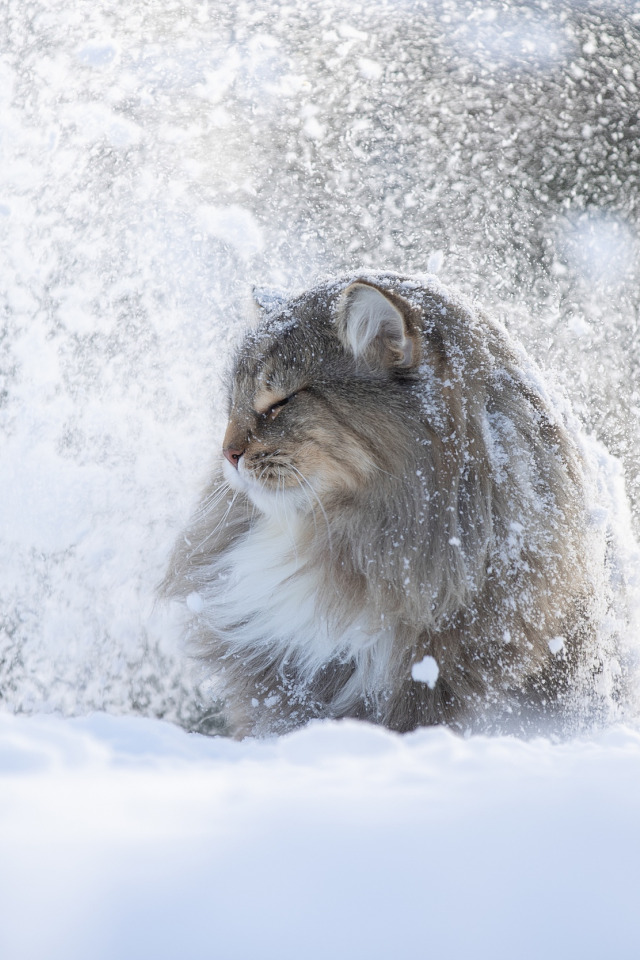
#> input picture imgproc/Лабораторная2/winter_cat.png, 640 x 960 px
$ jupyter execute --allow-errors main.ipynb
#> lines starting #> are read from the running program, lines starting #| are printed output that depends on the picture
[cell 1]
import numpy as np
import cv2 as cv
import matplotlib.pyplot as plt

[cell 2]
image = cv.imread('lenna.png', cv.IMREAD_GRAYSCALE)

#gray_image = cv.cvtColor(image, cv.COLOR_BGR2GRAY)

#> (the rest of this cell did not finish here and is left out)

[cell 3]
hist = cv.calcHist([image], [0], None, [256], [0, 256])
#> hist = 256 values from 0 to 0

plt.figure(figsize=(14, 3))
plt.subplot(1, 2, 1)
#> (the rest of this cell did not finish here and is left out)

#> (a cell that did not finish here is left out)

#> (a cell that did not finish here is left out)

[cell 6]
clahe_filter = cv.createCLAHE(clipLimit=2.0, tileGridSize=(8, 8))

clahe_image = clahe_filter.apply(image)

[cell 7]
hist = cv.calcHist([clahe_image], [0], None, [256], [0, 256])

plt.figure(figsize=(14, 3))
plt.subplot(1, 2, 1)
#> (the rest of this cell did not finish here and is left out)

[cell 8]
image = cv.imread('winter_cat.png', cv.IMREAD_GRAYSCALE)
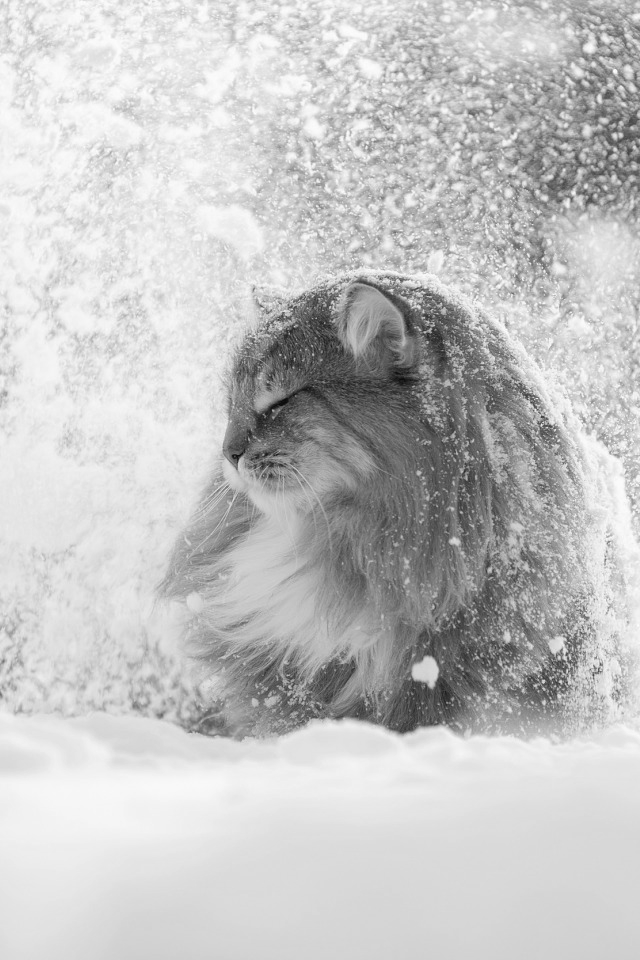
#> image: shape (960, 640); min 8, max 254, mean 196

print(f"Исходное изображение: {image.shape}")
#| Исходное изображение: (960, 640)

[cell 9]
hist = cv.calcHist([image], [0], None, [256], [0, 256])
#> hist = 256 values, max 13003 at index 216, min 0 at index 0, mean 2400

plt.figure(figsize=(14, 3))
plt.subplot(1, 2, 1)
plt.imshow(image, cmap='gray')
plt.axis('off')
plt.title('Изображение')

plt.subplot(1, 2, 2)
plt.plot(hist, color='black')
plt.title('Гистограмма')
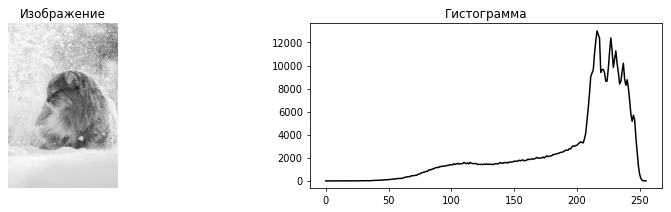
#> figure drawn by matplotlib, 2 panels; panel 2: curve peaks at x = 216, y = 13003

[cell 10]
hist2, _ = np.histogram(image.flatten(), bins=256, range=[0, 256])
#> hist2 has the same summary as hist
csum = hist.cumsum()
#> csum = 256 values from 0 to 614400
norm = 255 * csum / csum[-1]
#> norm = 256 values from 0 to 255
lut = np.round(norm).astype(np.uint8)
#> lut = 256 values from 0 to 255
eq_img = lut[image]
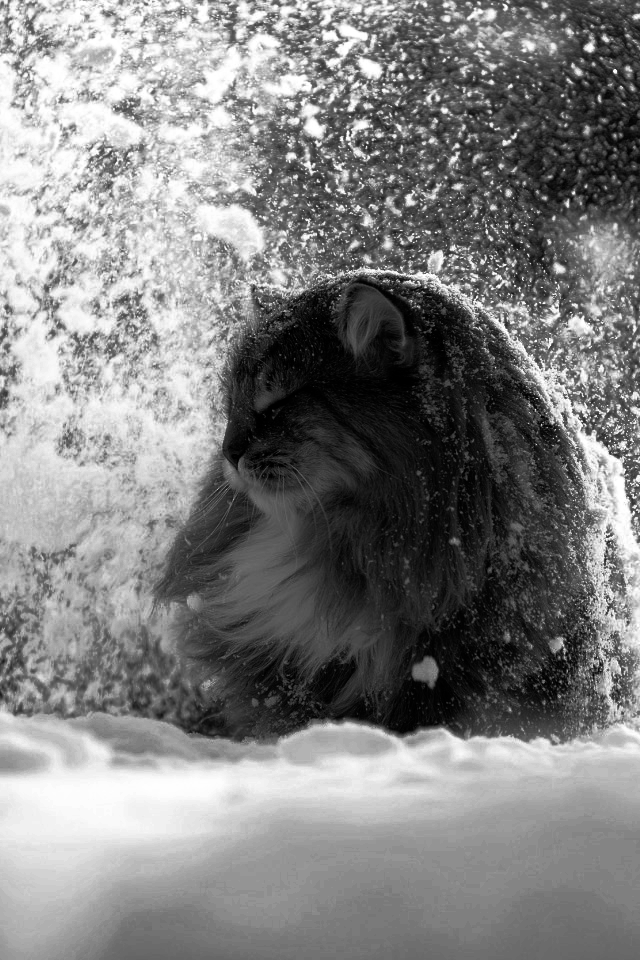
#> eq_img: shape (960, 640); min 0, max 255, mean 128.8

[cell 11]
hist = cv.calcHist([eq_img], [0], None, [256], [0, 256])
#> hist = 256 values, max 13003 at index 137, min 0 at index 80, mean 2400

plt.figure(figsize=(14, 3))
plt.subplot(1, 2, 1)
plt.imshow(eq_img, cmap='gray')
plt.axis('off')
plt.title('Изображение')

plt.subplot(1, 2, 2)
plt.plot(hist, color='black')
plt.title('Гистограмма')
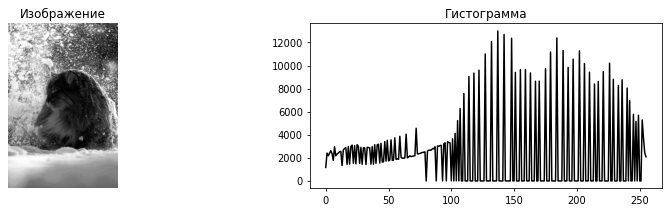
#> figure drawn by matplotlib, 2 panels; panel 2: curve peaks at x = 137, y = 13003

[cell 12]
clahe_filter = cv.createCLAHE(clipLimit=2.0, tileGridSize=(8, 8))

clahe_image = clahe_filter.apply(image)
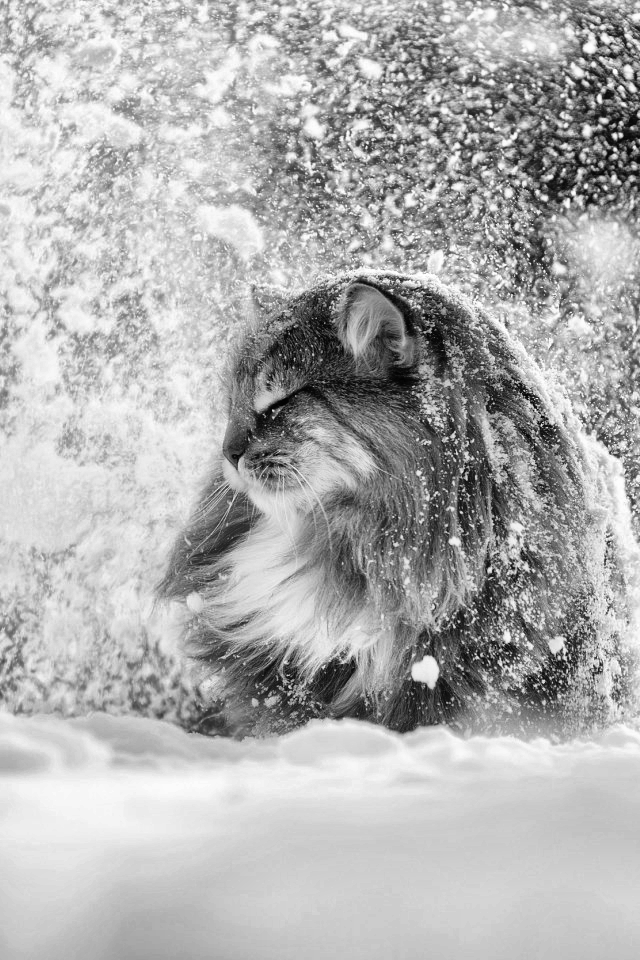
#> clahe_image: shape (960, 640); min 1, max 255, mean 175.9

[cell 13]
hist = cv.calcHist([clahe_image], [0], None, [256], [0, 256])
#> hist = 256 values, max 10875 at index 204, min 0 at index 0, mean 2400

plt.figure(figsize=(14, 3))
plt.subplot(1, 2, 1)
plt.imshow(clahe_image, cmap='gray')
plt.axis('off')
plt.title('Изображение')

plt.subplot(1, 2, 2)
plt.plot(hist, color='black')
plt.title('Гистограмма')
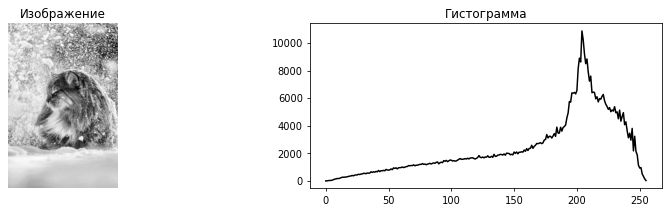
#> figure drawn by matplotlib, 2 panels; panel 2: curve peaks at x = 204, y = 10875
